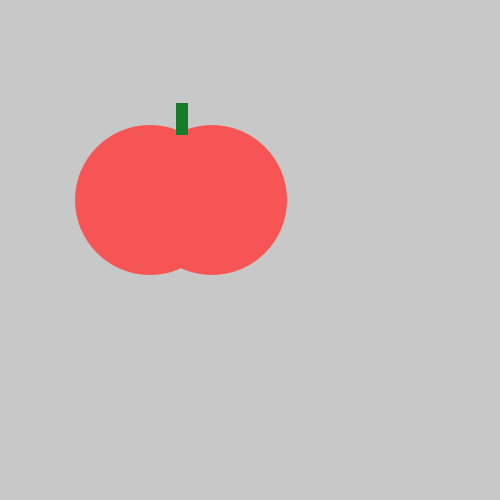
Frame 1 (no input)
Frame 60 (the mouse pressed at the canvas centre just before this capture): identical to frame 1, image omitted
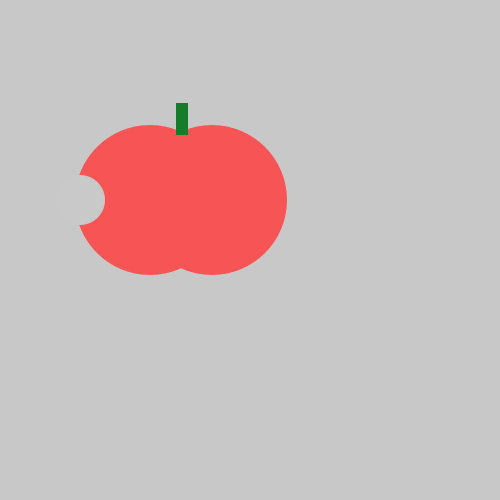
Frame 120 (the mouse held since frame 60 and released just before this capture)

The Processing sketch that drew these frames (run headless with seeded random() and noise(); from frame 60 on, the mouse is pressed at the canvas centre):

// Processing sketch: Tomato
// ── Tomato.pde
void setup() {
  
  size(500, 500);
}
void draw() {
  background(200, 200, 200);
  noStroke();
  fill(247,85,85);
  ellipse(150, 200, 150, 150);
  ellipse(212, 200, 150, 150);
  fill(21,124,44);
  rect(176, 103, 12, 32);
  
 if(mousePressed){
 fill(201,201,201);
 ellipse(80,200,50,50);
 
 }
}
